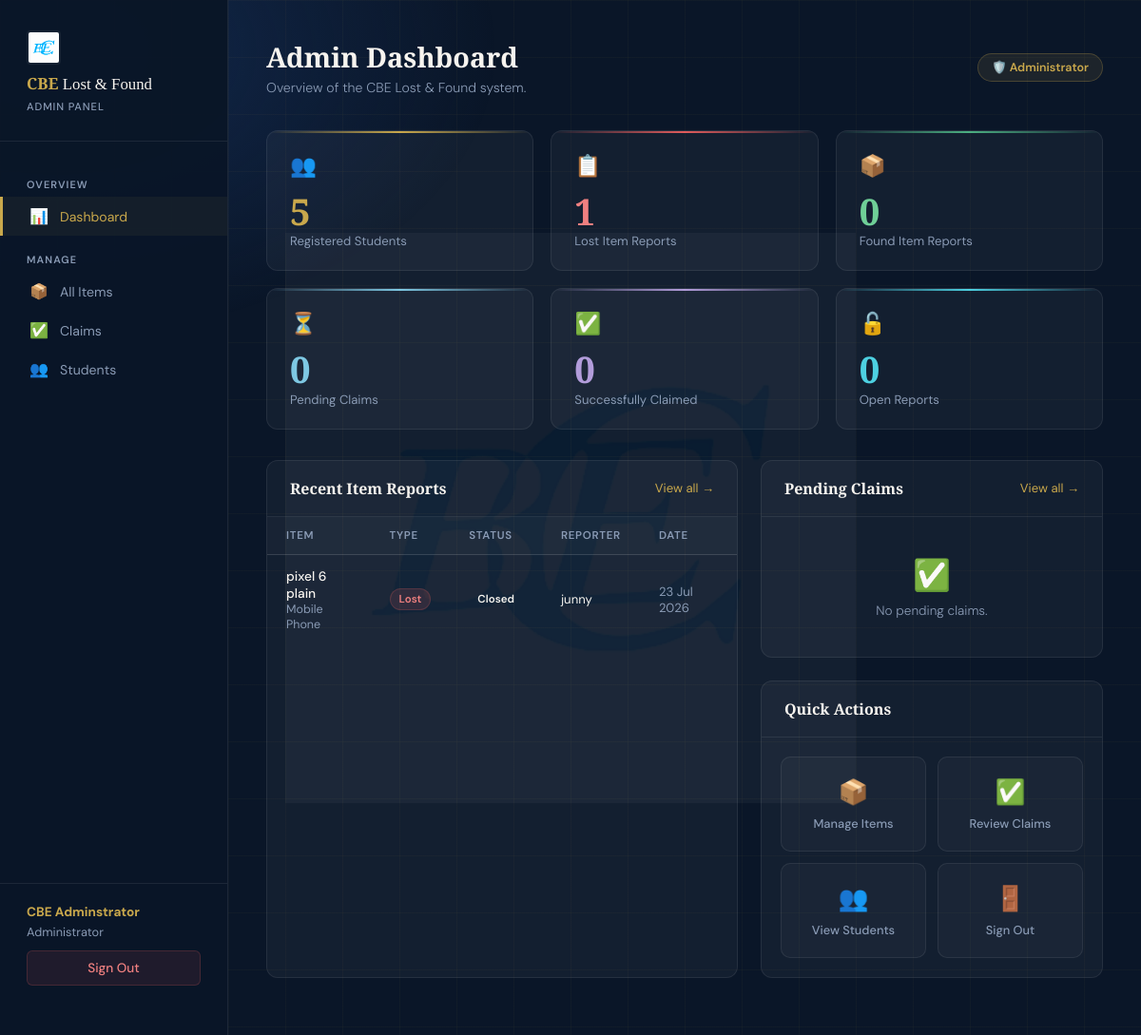
/admin/dashboard.php (signed in), run on the app's committed database.
### tables this page shows
CREATE TABLE `items` (
  `item_id` int(11) NOT NULL,
  `user_id` int(11) NOT NULL,
  `category_id` int(11) NOT NULL,
  `item_name` varchar(100) NOT NULL,
  `description` text NOT NULL,
  `color` varchar(50) DEFAULT NULL,
  `brand` varchar(50) DEFAULT NULL,
  `location` varchar(150) NOT NULL,
  `date_occurred` date NOT NULL,
  `item_photo` varchar(255) DEFAULT NULL,
  `type` enum('lost','found') NOT NULL,
  `status` enum('open','claimed','closed') DEFAULT 'open',
  `created_at` timestamp NOT NULL DEFAULT current_timestamp()
);

CREATE TABLE `categories` (
  `category_id` int(11) NOT NULL,
  `category_name` varchar(50) NOT NULL
);

CREATE TABLE `users` (
  `user_id` int(11) NOT NULL,
  `full_name` varchar(100) NOT NULL,
  `email` varchar(100) NOT NULL,
  `reg_number` varchar(30) NOT NULL,
  `password` varchar(255) NOT NULL,
  `role` enum('student','admin') DEFAULT 'student',
  `profile_photo` varchar(255) DEFAULT NULL,
  `created_at` timestamp NOT NULL DEFAULT current_timestamp()
);

### admin/dashboard.php (the view, shortened to what this page needs)
<?php
require_once '../config/db.php';
$admin_name    = $_SESSION['full_name'];
$total_users   = mysqli_fetch_assoc(mysqli_query($conn, "SELECT COUNT(*) AS t FROM users WHERE role='student'"))['t'];
$total_lost    = mysqli_fetch_assoc(mysqli_query($conn, "SELECT COUNT(*) AS t FROM items WHERE type='lost'"))['t'];
$total_found   = mysqli_fetch_assoc(mysqli_query($conn, "SELECT COUNT(*) AS t FROM items WHERE type='found'"))['t'];
$total_claims  = mysqli_fetch_assoc(mysqli_query($conn, "SELECT COUNT(*) AS t FROM claims WHERE status='pending'"))['t'];
$total_claimed = mysqli_fetch_assoc(mysqli_query($conn, "SELECT COUNT(*) AS t FROM items WHERE status='claimed'"))['t'];
$total_open    = mysqli_fetch_assoc(mysqli_query($conn, "SELECT COUNT(*) AS t FROM items WHERE status='open'"))['t'];
$recent_items = mysqli_query($conn,
    "SELECT i.*, c.category_name, u.full_name AS reporter
     FROM items i
     JOIN categories c ON i.category_id = c.category_id
     JOIN users u ON i.user_id = u.user_id
     ORDER BY i.created_at DESC LIMIT 6");
$pending_claims = mysqli_query($conn,
    "SELECT cl.*, i.item_name,
            u.full_name AS claimant_name, u.reg_number
     FROM claims cl
     JOIN items i ON cl.item_id = i.item_id
     JOIN users u ON cl.claimant_id = u.user_id
     WHERE cl.status = 'pending'
     ORDER BY cl.claimed_at DESC LIMIT 5");
?>
<!DOCTYPE html>
<html lang="en">
<head>
</head>
<body>
<div class="logo-watermark"></div>
<aside class="sidebar">
    <div class="sidebar-logo"><img src="../assets/images/College_of_Business_Education.jpg" style="width:36px;height:36px;object-fit:contain;border-radius:4px;background:rgba(255,255,255,0.05);padding:2px;margin-bottom:8px;display:block;" alt="CBE">CBE <span>Lost &amp; Found</span><small>Admin Panel</small></div>
    <nav class="sidebar-menu">
        <p class="menu-label">Overview</p>
        <a href="dashboard.php" class="menu-item active"><span class="menu-icon">📊</span> Dashboard</a>
        <p class="menu-label">Manage</p>
        <a href="manage_items.php" class="menu-item"><span class="menu-icon">📦</span> All Items</a>
        <a href="manage_claims.php" class="menu-item">
            <span class="menu-icon">✅</span> Claims
        </a>
        <a href="manage_users.php" class="menu-item"><span class="menu-icon">👥</span> Students</a>
    </nav>
    <div class="sidebar-footer">
        <div class="admin-info"><strong><?php echo htmlspecialchars($admin_name); ?></strong>Administrator</div>
        <a href="../auth/logout.php" class="btn-logout">Sign Out</a>
    </div>
</aside>
<main class="main">
    <div class="topbar">
        <div>
            <h1 class="page-title">Admin Dashboard</h1>
            <p class="page-sub">Overview of the CBE Lost & Found system.</p>
        </div>
        <div class="admin-badge">🛡️ Administrator</div>
    </div>
    <div class="stats-grid">
        <div class="stat-card gold"><span class="stat-icon">👥</span><div class="stat-value"><?php echo $total_users; ?></div><div class="stat-label">Registered Students</div></div>
        <div class="stat-card red"><span class="stat-icon">📋</span><div class="stat-value"><?php echo $total_lost; ?></div><div class="stat-label">Lost Item Reports</div></div>
        <div class="stat-card green"><span class="stat-icon">📦</span><div class="stat-value"><?php echo $total_found; ?></div><div class="stat-label">Found Item Reports</div></div>
        <div class="stat-card blue"><span class="stat-icon">⏳</span><div class="stat-value"><?php echo $total_claims; ?></div><div class="stat-label">Pending Claims</div></div>
        <div class="stat-card purple"><span class="stat-icon">✅</span><div class="stat-value"><?php echo $total_claimed; ?></div><div class="stat-label">Successfully Claimed</div></div>
        <div class="stat-card teal"><span class="stat-icon">🔓</span><div class="stat-value"><?php echo $total_open; ?></div><div class="stat-label">Open Reports</div></div>
    </div>
    <div class="two-col">
        <div class="section-card">
            <div class="section-header">
                <h2 class="section-title">Recent Item Reports</h2>
                <a href="manage_items.php" class="section-link">View all →</a>
            </div>
            <?php if (mysqli_num_rows($recent_items) > 0): ?>
            <table>
                <thead><tr><th>Item</th><th>Type</th><th>Status</th><th>Reporter</th><th>Date</th></tr></thead>
                <tbody>
                <?php while ($row = mysqli_fetch_assoc($recent_items)): ?>
                <tr>
                    <td><div style="font-weight:500"><?php echo htmlspecialchars($row['item_name']); ?></div><div style="font-size:0.78rem;color:var(--muted)"><?php echo htmlspecialchars($row['category_name']); ?></div></td>
                    <td><span class="badge badge-<?php echo $row['type']; ?>"><?php echo ucfirst($row['type']); ?></span></td>
                    <td><span class="badge badge-<?php echo $row['status']; ?>"><?php echo ucfirst($row['status']); ?></span></td>
                    <td style="font-size:0.82rem"><?php echo htmlspecialchars(explode(' ',$row['reporter'])[0]); ?></td>
                    <td style="font-size:0.82rem;color:var(--muted)"><?php echo date('d M Y',strtotime($row['created_at'])); ?></td>
                </tr>
                <?php endwhile; ?>
                </tbody>
            </table>
            <?php else: ?>
            <div class="empty"><div class="empty-icon">📭</div><p>No items reported yet.</p></div>
            <?php endif; ?>
        </div>
        <div style="display:flex;flex-direction:column;gap:24px">
            <div class="section-card">
                <div class="section-header">
                    <h2 class="section-title">Pending Claims</h2>
                    <a href="manage_claims.php" class="section-link">View all →</a>
                </div>
                <?php if (mysqli_num_rows($pending_claims) > 0): ?>
                <?php while ($cl = mysqli_fetch_assoc($pending_claims)): ?>
                <div style="padding:14px 20px;border-bottom:1px solid rgba(255,255,255,0.04)">
                    <div style="display:flex;justify-content:space-between;align-items:flex-start;gap:8px">
                        <div>
                            <div style="font-size:0.88rem;font-weight:500"><?php echo htmlspecialchars($cl['item_name']); ?></div>
                            <div style="font-size:0.78rem;color:var(--muted);margin-top:2px">by <?php echo htmlspecialchars($cl['claimant_name']); ?> &bull; <?php echo htmlspecialchars($cl['reg_number']); ?></div>
                        </div>
                        <span class="badge badge-pending">Pending</span>
                    </div>
                    <div style="display:flex;gap:6px;margin-top:10px">
                        <a href="manage_claims.php?approve=<?php echo $cl['claim_id']; ?>" class="btn-approve">✔ Approve</a>
                        <a href="manage_claims.php?reject=<?php echo $cl['claim_id']; ?>" class="btn-reject">✖ Reject</a>
                    </div>
                </div>
                <?php endwhile; ?>
                <?php else: ?>
                <div class="empty"><div class="empty-icon">✅</div><p>No pending claims.</p></div>
                <?php endif; ?>
            </div>
            <div class="section-card">
                <div class="section-header"><h2 class="section-title">Quick Actions</h2></div>
                <div class="quick-actions">
                    <a href="manage_items.php" class="quick-btn"><span class="quick-btn-icon">📦</span><span class="quick-btn-label">Manage Items</span></a>
                    <a href="manage_claims.php" class="quick-btn"><span class="quick-btn-icon">✅</span><span class="quick-btn-label">Review Claims</span></a>
                    <a href="manage_users.php" class="quick-btn"><span class="quick-btn-icon">👥</span><span class="quick-btn-label">View Students</span></a>
                    <a href="../auth/logout.php" class="quick-btn"><span class="quick-btn-icon">🚪</span><span class="quick-btn-label">Sign Out</span></a>
                </div>
            </div>
        </div>
    </div>
</main>
</body>
</html>

### data on the page
items: item_name "pixel 6 plain", category.category_name "Mobile Phone", type "Lost", status "Closed", user.full_name "junny", created_at "23 Jul 2026"

### other printed values
$admin_name "CBE Adminstrator"
$total_users "5"
$total_lost "1"
$total_found "0"
$total_claims "0"
$total_claimed "0"
$total_open "0"
